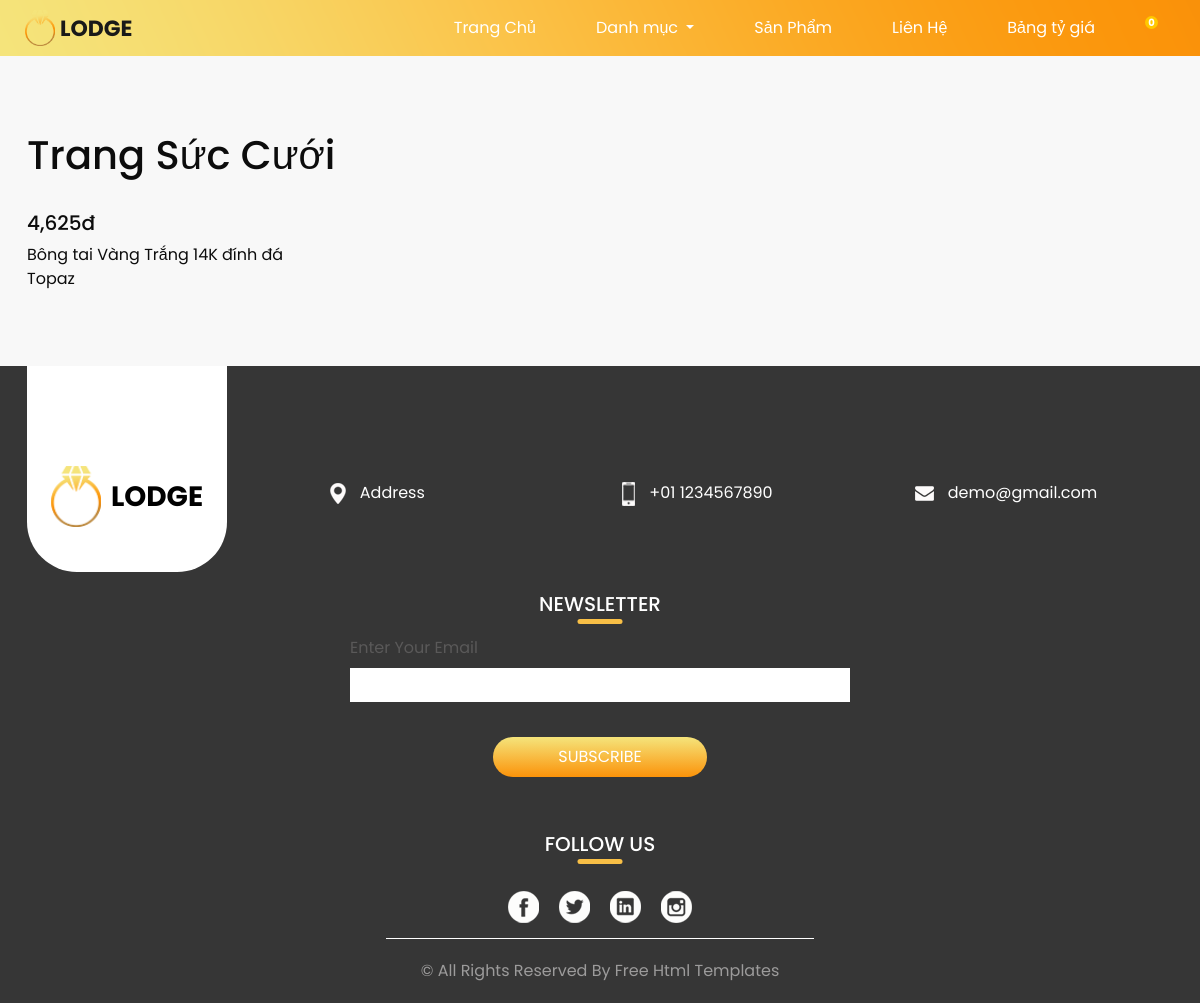
Screenshot of /category.php?Ma_DM=1 with the database file from the repository.
### tables this page shows
CREATE TABLE `danhmuc` (
  `Ma_DM` int(11) NOT NULL,
  `Ten_DM` varchar(20) NOT NULL,
  `HinhAnh_DM` varchar(100) DEFAULT NULL,
  `PARENT` int(11) DEFAULT NULL
);

CREATE TABLE `don_gia` (
  `id_gia` int(11) NOT NULL,
  `ngay` date NOT NULL,
  `gia` decimal(10,2) NOT NULL,
  `Ma_SP` int(11) DEFAULT NULL
);

CREATE TABLE `sanpham` (
  `Ma_SP` int(11) NOT NULL,
  `Ma_DM` int(11) NOT NULL,
  `HinhAnh_SP` varchar(100) NOT NULL,
  `Ten_SP` varchar(50) NOT NULL,
  `TrongLuong_Sp` float NOT NULL,
  `MoTa_SP` mediumtext DEFAULT NULL
);

### web/category.php (the view, shortened to what this page needs)
<!DOCTYPE html>
<html>
<head>
    <link rel="stylesheet" type="text/css" href="https://cdnjs.cloudflare.com/ajax/libs/OwlCarousel2/2.1.3/assets/owl.carousel.min.css" />
    <link rel="stylesheet" type="text/css" href="css/bootstrap.css" />
    <link rel="stylesheet" type="text/css" href="css/sina-nav.css" />
    <link href="https://cdn.jsdelivr.net/npm/bootstrap@5.0.2/dist/css/bootstrap.min.css" rel="stylesheet">
    <link href="css/style.css" rel="stylesheet" />
    <link href="css/responsive.css" rel="stylesheet" />
</head>
    <div class="hero_area">
        <header class="header_section">
      <div class="container-fluid">
        <nav class="navbar navbar-expand-lg custom_nav-container ">
          <a class="navbar-brand" href="index.html">
            <img src="images/logo.png" alt="">
            <span>
              Lodge
            </span>
          </a>
          <div class="collapse navbar-collapse" id="navbarSupportedContent">
            <div class="d-flex ml-auto flex-column flex-lg-row align-items-center">
              <ul class="navbar-nav  ">
                <li class="nav-item active">
                  <a class="nav-link" href="index.php">Trang Chủ <span class="sr-only">(current)</span></a>
                </li>
                <li class="nav-item dropdown">
                            <a class="nav-link dropdown-toggle" href="products.php" id="navbarDropdown" role="button"
                                data-bs-toggle="dropdown" aria-expanded="false">
                                Danh mục
                            </a>
                        </li>
                <li class="nav-item">
                  <a class="nav-link" href="jewellery.php">Sản Phẩm</a>
                </li>
                <li class="nav-item">
                  <a class="nav-link" href="contact.php">Liên Hệ</a>
                </li>
                <li class="nav-item">
                  <a class="nav-link" href="tygia.php">Bảng tỷ giá</a>
                </li>
                <form class="d-flex">
                        <div class="icons">
                            <?php
                            if (!isset($_SESSION["user"])){
                          ?>
                            <a href="login.php"><i class="fa-regular fa-user"></i></a>
                            <?php
                            }
                            else
                            {
                                ?>
                            <i> <label for="">Xin chào: </label><?php echo $_SESSION["user"]; ?></i>
                            <a href='logout.php'><i class="fa-solid fa-right-from-bracket"></i></a>
                            <?php
                            }
                            ?>
                            <a href="cart.php"><i class="fa-solid fa-cart-shopping"></i><span
                                    style="height: 13px;width: 13px;background: #ffc800;font-size: 10px;color: #ffffff;line-height: 13px;text-align: center;font-weight: 700;display: inline-block;border-radius: 50%;position: absolute;">
                                    <?php require 'slsp.php'; ?>
                                </span></a>
                        </div>
                    </form>
              </ul>
            </div>
          </div>
        </nav>
      </div>
    </header>
    <?php
    if(isset($_GET['Ma_DM'])) {
        $ma_dm = $_GET['Ma_DM'];
        $sql_dm = "SELECT Ten_DM FROM danhmuc WHERE Ma_DM = '$ma_dm'";
        $result_dm = mysqli_query($conn, $sql_dm);
        $row_dm = mysqli_fetch_assoc($result_dm);
        $ten_danh_muc = $row_dm['Ten_DM'];
        $sql = "SELECT sanpham.Ma_SP, sanpham.HinhAnh_SP, sanpham.Ten_SP, don_gia.gia
        FROM sanpham
        INNER JOIN don_gia ON sanpham.Ma_SP = don_gia.Ma_SP WHERE
    sanpham.Ma_DM = '$ma_dm'";
        $result = mysqli_query($conn, $sql);
    ?>
    <section class="price_section layout_padding">
        <div class="container">
            <div class="row">
                <div class="col-md-12">
                    <h1><?php echo $ten_danh_muc; ?></h1>
                </div>
            </div>
            <div class="row">
                <?php
                    if (mysqli_num_rows($result) > 0) {
                        while ($row = mysqli_fetch_assoc($result)) {
                ?>
                <div class="col-md-3">
                    <div class="box">
                        <div class="img-box">
                        </div>
                        <div class="detail-box">
                            <h5><span><?php echo number_format($row['gia']); ?>đ</span></h5>
                            <a href="chitiet.php"><?php echo $row['Ten_SP']; ?></a>
                        </div>
                    </div>
                </div>
                <?php
                        }
                    } else {
                        echo "Không có sản phẩm phù hợp.";
                    }
                ?>
            </div>
        </div>
    </section>
    <?php } ?>
    <section class="info_section ">
        <div class="container">
            <div class="info_container">
                <div class="row">
                    <div class="col-md-3">
                        <div class="info_logo">
                            <a href="">
                                <img src="images/logo.png" alt="">
                                <span>
                                    Lodge
                                </span>
                            </a>
                        </div>
                    </div>
                    <div class="col-md-3">
                        <div class="info_contact">
                            <a href="">
                                <img src="images/location.png" alt="">
                                <span>
                                    Address
                                </span>
                            </a>
                        </div>
                    </div>
                    <div class="col-md-3">
                        <div class="info_contact">
                            <a href="">
                                <img src="images/phone.png" alt="">
                                <span>
                                    +01 1234567890
                                </span>
                            </a>
                        </div>
                    </div>
                    <div class="col-md-3">
                        <div class="info_contact">
                            <a href="">
                                <img src="images/mail.png" alt="">
                                <span>
                                    demo@gmail.com
                                </span>
                            </a>
                        </div>
                    </div>
                </div>
                <div class="info_form">
                    <div class="d-flex justify-content-center">
                        <h5 class="info_heading">
                            Newsletter
                        </h5>
                    </div>
                    <form action="">
                        <div class="email_box">
                            <label for="email2">Enter Your Email</label>
                            <input type="text" id="email2">
                        </div>
                        <div>
                            <button>
                                subscribe
                            </button>
                        </div>
                    </form>
                </div>
                <div class="info_social">
                    <div class="d-flex justify-content-center">
                        <h5 class="info_heading">
                            Follow Us
                        </h5>
                    </div>
                    <div class="social_box">
                        <a href="">
                            <img src="images/fb.png" alt="">
                        </a>
                        <a href="">
                            <img src="images/twitter.png" alt="">
                        </a>
                        <a href="">
                            <img src="images/linkedin.png" alt="">
                        </a>
                        <a href="">
                            <img src="images/insta.png" alt="">
                        </a>
                    </div>
                </div>
            </div>
        </div>
    </section>
    <section class="container-fluid footer_section">
        <p>
            &copy; <span id="displayYear"></span> All Rights Reserved By
            <a href="https://html.design/">Free Html Templates</a>
        </p>
    </section>
</body>
</html>

### web/css/style.css (style rules this page uses)
.layout_padding { padding: 75px 0; }
.hero_area { height: 100vh; position: relative; background-image: url(../images/hero-bg.png); background-size: cover; background-position: bottom right; background-repeat: no-repeat; }
.header_section .container-fluid { padding-right: 25px; padding-left: 25px; }
.custom_nav-container.navbar-expand-lg .navbar-nav .nav-link { padding: 10px 30px; color: #ffffff; text-align: center; }
a, a:hover, a:focus { text-decoration: none; }
.navbar-brand { display: -webkit-box; display: -ms-flexbox; display: flex; -webkit-box-align: center; -ms-flex-align: center; align-items: center; }
.navbar-brand img { width: 30px; margin-right: 5px; }
.navbar-brand span { font-size: 22px; font-weight: 700; color: #191919; text-transform: uppercase; }
.custom_nav-container { z-index: 99999; padding: 5px 0; }
.price_section { background-color: #f8f8f8; }
.info_section { background-color: #363636; color: #ffffff; }
.info_section .info_container .info_logo { display: -webkit-box; display: -ms-flexbox; display: flex; -webkit-box-pack: center; -ms-flex-pack: center; justify-content: center; padding: 100px 10px 45px 10px; background-color: #ffffff; width: 200px; border-radius: 0 0 50px 50px; }
.info_section .info_container .info_logo a { display: -webkit-box; display: -ms-flexbox; display: flex; -webkit-box-align: center; -ms-flex-align: center; align-items: center; }
.info_section .info_container .info_logo a img { width: 50px; margin-right: 10px; }
.info_section .info_container .info_logo a span { text-transform: uppercase; color: #000000; font-size: 28px; font-weight: bold; }
.info_section .info_container .info_contact { padding: 115px 10px 45px 10px; }
.info_section .info_container .info_contact a { color: #ffffff; }
.info_section .info_container .info_contact a img { margin-right: 10px; }
.info_section .info_heading { text-transform: uppercase; margin: 20px 0; position: relative; }
.info_section .info_heading::before { content: ""; width: 45px; height: 5px; position: absolute; bottom: -8px; left: 50%; -webkit-transform: translateX(-50%); transform: translateX(-50%); border-radius: 5px; background-color: #f8bf46; }
.info_section .info_form form { display: -webkit-box; display: -ms-flexbox; display: flex; -webkit-box-orient: vertical; -webkit-box-direction: normal; -ms-flex-direction: column; flex-direction: column; -webkit-box-align: center; -ms-flex-align: center; align-items: center; }
.info_section .info_form form .email_box { display: -webkit-box; display: -ms-flexbox; display: flex; -webkit-box-orient: vertical; -webkit-box-direction: normal; -ms-flex-direction: column; flex-direction: column; }
.info_section .info_form form label { color: #5a5959; }
.info_section .info_form form input { width: 500px; border: none; background-color: #ffffff; outline: none; padding: 5px; }
.info_section .info_form form button { padding: 8px 65px; outline: none; border: none; border-radius: 30px; color: #fff; background: -webkit-gradient(linear, left top, left bottom, from(#f5e47b), to(#fb930a)); background: linear-gradient(to bottom, #f5e47b, #fb930a); margin-top: 35px; text-transform: uppercase; }
.info_section .info_social { padding-top: 35px; display: -webkit-box; display: -ms-flexbox; display: flex; -webkit-box-orient: vertical; -webkit-box-direction: normal; -ms-flex-direction: column; flex-direction: column; -webkit-box-align: center; -ms-flex-align: center; align-items: center; }
.info_section .info_social .social_box { display: -webkit-box; display: -ms-flexbox; display: flex; margin: 15px auto; -webkit-box-align: center; -ms-flex-align: center; align-items: center; }
.info_section .info_social .social_box img { min-width: 10px; margin: 0 10px; }
.footer_section { background-color: #363636; display: -webkit-box; display: -ms-flexbox; display: flex; -webkit-box-pack: center; -ms-flex-pack: center; justify-content: center; position: relative; }
.footer_section p { border-top: 1px solid #ffffff; color: #9c9b9b; margin: 0; text-align: center; padding: 20px 35px; margin: 0; }
.footer_section a { color: #9c9b9b; }
.icons { margin-right: 30px; margin-top: 10px; }
a { color: inherit; text-decoration: none; text-decoration: none; }

### web/css/responsive.css (style rules this page uses)
@media (min-width: 1200px) { .container { max-width: 1170px; } }

### rows the page displays
danhmuc: Ten_DM "Trang Sức Cưới"
don_gia: gia "4,625", Ma_SP.Ten_SP "Bông tai Vàng Trắng 14K đính đá Topaz"
